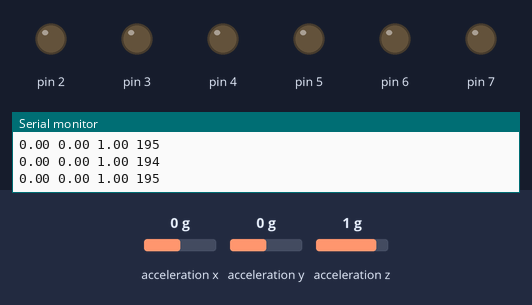
Bench run of a sketch on a simulated Arduino Uno, built with avr-gcc and run on an emulated ATmega328P. On the bench: output pins drawn as LEDs (lit = HIGH), the last lines printed to the serial monitor. Wiring (inferred from the names in the program): MMA8452 accelerometer at I2C address 0x1D. Inputs (shaded band) come from the test bench; at power-on: acceleration z 1 g, acceleration x 0 g, acceleration y 0 g.

Above: at 1.6 s.
1.7 s: acceleration z set to 0.6 g
At 2.9 s:
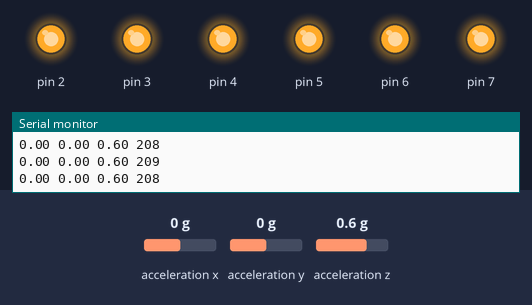
3.2 s: acceleration x set to -1.4 g
At 3.6 s:
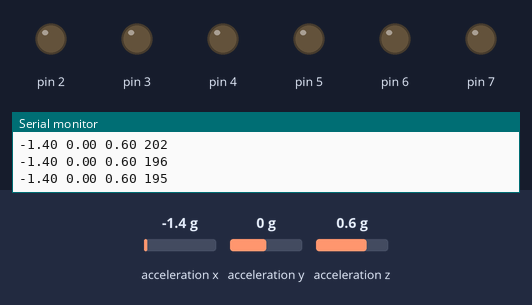
Timing chart, 0 to 6.2 s (numbered marks = the images above; inputs shaded):
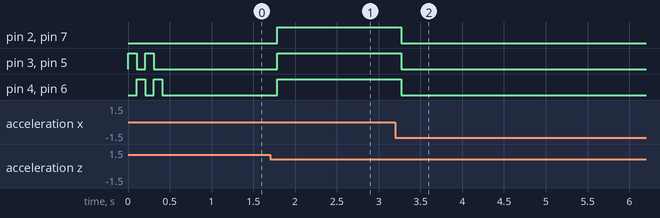

The sketch:

JugglingBall.ino
```cpp
#include "AverageVector.h"
#include "RGBLed.h"
#include "MMA8452Accelerometer.h"
#include "EEPROMControler.h"
#include <EEPROM.h>

#define PRINT_COLOR_INFO 0
#define PRINT_ALL_VALUES 1
#define AVERAGE_FORCE_TIME 50
#define AVERAGE_PRINT_TIME 100

RGBLed led1(2, 3, 4);
RGBLed led2(7, 6, 5);
MMA8452Accelerometer *accelerometer;

int availableMemory()
{
  int size = 2048; // Use 2048 with ATmega328
  byte *buf;

  while ((buf = (byte *) malloc(--size)) == NULL);
  free(buf);

  return size;
}

void setup()
{
    Serial.begin(115200);

    led1.setup();
    led2.setup();

    accelerometer = new MMA8452Accelerometer(MMA8452AddressD, MMA8452ScaleRange8g, MMA8452DataRate800Hz);

    if (accelerometer && accelerometer->init()) {
        Serial.println("MMA8452A found");
        led1.setColor(0, 1, 0);
        led2.setColor(0, 0, 1);
        delay(100);
        led1.setColor(0, 0, 1);
        led2.setColor(0, 1, 0);
        delay(100);
        led1.setColor(0, 1, 0);
        led2.setColor(0, 0, 1);
        delay(100);
        led1.setColor(0, 0, 1);
        led2.setColor(0, 1, 0);
        delay(100);

        led1.setColor(0, 0, 0);
        led2.setColor(0, 0, 0);

    } else {
        Serial.println("no accelerometer found");
        led1.setColor(1, 0, 0);
        led2.setColor(1, 0, 0);
        while (1);
    }
}

void printAccel(float *accelG)
{
    for (int i=0; i<3; i++) {
        Serial.print(accelG[i]);
        Serial.print("\t\t");
    }
    Serial.println();
}

typedef enum {
    LEDStateOff,
    LEDStateWillOn,
    LEDStateOn,
    LEDStateWillOff,
} LEDState;

AverageVector averageVector(AVERAGE_FORCE_TIME);
AverageVector printAverageVector(AVERAGE_PRINT_TIME);
AverageVector throwingAverageVector(-1);
unsigned long int catchTime = 0;

LEDState ledState = LEDStateOff;

void loop()
{
    short accelCount[3] = { 0, 0, 0 };  // Stores the 12-bit signed value
    float accelG[3] = { 0, 0, 0 };  // Stores the real accel value in g's
    unsigned long currentTime = millis();

    if (accelerometer) {
        accelerometer->readRawData(accelCount);  // Read the x/y/z adc values
        accelerometer->convertRawDataIntoAccelData(accelCount, accelG);
    }

    averageVector.addCurrentValue(accelG);
    if ((ledState == LEDStateOff) && (currentTime - catchTime > 50)) {
        throwingAverageVector.addCurrentValue(accelG);
    }
    if (averageVector.isTimeOut(currentTime)) {
        if (ledState == LEDStateOff && ((averageVector.previousAverageVectorNorm() - averageVector.averageVectorNorm() > 3 && averageVector.averageVectorNorm() < 0.75) || (averageVector.previousAverageVectorNorm() < 0.75 && averageVector.averageVectorNorm() < 0.75))) {
            ledState = LEDStateOn;
            if (throwingAverageVector.averageVectorNorm() > 2.0) {
                led1.setColor(1, 0, 0);
                led2.setColor(1, 0, 0);
            } else {
                led1.setColor(1, 1, 1);
                led2.setColor(1, 1, 1);
            }
            if (PRINT_COLOR_INFO) {
                Serial.print(currentTime - catchTime);
                Serial.print(" ");
                Serial.print(throwingAverageVector.valueCount());
                Serial.print(" ");
                Serial.println(throwingAverageVector.averageVectorNorm());
            }
        } else if (ledState == LEDStateOn && (averageVector.averageVectorNorm() > 0.8)) {
            led1.setColor(0, 0, 0);
            led2.setColor(0, 0, 0);
            ledState = LEDStateOff;
            throwingAverageVector.resetAverageVector(-1);
            catchTime = currentTime;
        }
        averageVector.resetAverageVector(currentTime);
    }
    if (PRINT_ALL_VALUES) {
        printAverageVector.addCurrentValue(accelG);
        if (printAverageVector.isTimeOut(currentTime)) {
            Serial.print(printAverageVector.averageValueAtDimension(0));
            Serial.print(" ");
            Serial.print(printAverageVector.averageValueAtDimension(1));
            Serial.print(" ");
            Serial.print(printAverageVector.averageValueAtDimension(2));
            Serial.print(" ");
            Serial.println(printAverageVector.valueCount());
            printAverageVector.resetAverageVector(currentTime);
        }
    }
}
```

Accelerometer.cpp
```cpp
#include "Accelerometer.h"

void Accelerometer::readAccelData(float *vector)
{
    short rawData[3];

    this->readRawData(rawData);
    this->convertRawDataIntoAccelData(rawData, vector);
}
```

Accelerometer.h
```cpp
#ifndef Accelerometer_h
#define Accelerometer_h

class Accelerometer
{
public:
    virtual unsigned char init() = 0;
    virtual void readRawData(short *rawVector) = 0;
    virtual void convertRawDataIntoAccelData(short *rawVector, float *vector) = 0;
    virtual void readAccelData(float *vector);
};

#endif //Accelerometer_h
```

AverageVector.cpp
```cpp
#include "AverageVector.h"
#include <Arduino.h>

AverageVector::AverageVector(unsigned long int maxTime)
{
    _maxTime = maxTime;
    _vector[0] = 0;
    _vector[1] = 0;
    _vector[2] = 0;
    _lastTime = 0;
    _count = 0;
}

void AverageVector::addCurrentValue(float *value)
{
    _vector[0] += value[0];
    _vector[1] += value[1];
    _vector[2] += value[2];
    _count++;
}

char AverageVector::isTimeOut(unsigned long int currentTime)
{
    return currentTime - _lastTime > _maxTime;
}

float AverageVector::averageVectorNorm(void)
{
    return sqrt((_vector[0] * _vector[0] / (float)(_count * _count)) + (_vector[1] * _vector[1] / (float)(_count * _count)) + (_vector[2] * _vector[2] / (float)(_count * _count)));
}

float AverageVector::previousAverageVectorNorm(void)
{
    return sqrt((_previousVector[0] * _previousVector[0] / (float)(_previousCount * _previousCount)) + (_previousVector[1] * _previousVector[1] / (float)(_previousCount * _previousCount)) + (_previousVector[2] * _previousVector[2] / (float)(_previousCount * _previousCount)));
}

float AverageVector::averageValueAtDimension(int index)
{
    return _vector[index] / _count;
}

void AverageVector::resetAverageVector(unsigned long int currentTime)
{
    _previousVector[0] = _vector[0];
    _previousVector[1] = _vector[1];
    _previousVector[2] = _vector[2];
    _previousCount = _count;
    _vector[0] = 0;
    _vector[1] = 0;
    _vector[2] = 0;
    _count = 0;
    _lastTime = currentTime;
}

unsigned long int AverageVector::valueCount(void)
{
    return _count;
}
```

AverageVector.h
```cpp
class AverageVector
{
    float _previousVector[3];
    unsigned long int _previousCount;
    float _vector[3];
    unsigned long int _lastTime;
    unsigned long int _count;
    unsigned long int _maxTime;

public:
    AverageVector(unsigned long int maxTime);

    void addCurrentValue(float *value);
    float averageValueAtDimension(int index);
    float averageVectorNorm(void);
    float previousAverageVectorNorm(void);
    unsigned long int valueCount(void);
    void resetAverageVector(unsigned long int currentTime);
    char isTimeOut(unsigned long int currentTime);
};
```

EEPROMControler.cpp
```cpp
#include "EEPROMControler.h"
#include <Arduino.h>
#include <avr/eeprom.h>

#define BUFFER_SIZE 1024
#define BUFFER_OFFSET 1


EEPROMControler::EEPROMControler(void)
{
    _buffer = NULL;
    _usedBufferSize = 0;
}

void EEPROMControler::_readToEeprom(void)
{
    unsigned short ii;

    for (ii = 0; ii < BUFFER_SIZE; ii++) {
    	_buffer[ii] = eeprom_read_byte((unsigned char *) ii);
    }
}

void EEPROMControler::_writeToEeprom(void)
{
    unsigned short ii;

    // first write 1 to show it's dirty
    _buffer[0] = 1;
    for (ii = 0; ii < _usedBufferSize; ii++) {
    	eeprom_write_byte((unsigned char *) ii, _buffer[ii]);
    }
    // then write 0 to show that we are finished
    eeprom_write_byte(0, 0);
}

unsigned char EEPROMControler::init(void)
{
    _buffer = (unsigned char *)malloc(BUFFER_SIZE);
    this->_readToEeprom();

    return _buffer[0];
}

void EEPROMControler::flush(void)
{
    this->_writeToEeprom();
}

void EEPROMControler::writeUChar(unsigned short address, unsigned char value)
{
    this->writeBuffer(address, sizeof(value), &value);
}

void EEPROMControler::writeChar(unsigned short address, char value)
{
    this->writeBuffer(address, sizeof(value), &value);
}

void EEPROMControler::writeUShort(unsigned short address, unsigned short value)
{
    this->writeBuffer(address, sizeof(value), &value);
}

void EEPROMControler::writeShort(unsigned short address, short value)
{
    this->writeBuffer(address, sizeof(value), &value);
}

void EEPROMControler::writeULong(unsigned short address, unsigned long value)
{
    this->writeBuffer(address, sizeof(value), &value);
}

void EEPROMControler::writeLong(unsigned short address, long value)
{
    this->writeBuffer(address, sizeof(value), &value);
}

void EEPROMControler::writeFloat(unsigned short address, float value)
{
    this->writeBuffer(address, sizeof(value), &value);
}

void EEPROMControler::writeBuffer(unsigned short address, unsigned short length, void *buffer)
{
    memcpy(_buffer + address + BUFFER_OFFSET, buffer, length);
}

unsigned char EEPROMControler::readUChar(unsigned short address)
{
    unsigned char value;

    this->readBuffer(address, sizeof(value), &value);
    return value;
}

char EEPROMControler::readChar(unsigned short address)
{
    char value;

    this->readBuffer(address, sizeof(value), &value);
    return value;
}

unsigned short EEPROMControler::readUShort(unsigned short address)
{
    unsigned short value;

    this->readBuffer(address, sizeof(value), &value);
    return value;
}

short EEPROMControler::readShort(unsigned short address)
{
    short value;

    this->readBuffer(address, sizeof(value), &value);
    return value;
}

unsigned long EEPROMControler::readULong(unsigned short address)
{
    unsigned long value;

    this->readBuffer(address, sizeof(value), &value);
    return value;
}

long EEPROMControler::readLong(unsigned short address)
{
    long value;

    this->readBuffer(address, sizeof(value), &value);
    return value;
}

float EEPROMControler::readFloat(unsigned short address)
{
    float value;

    this->readBuffer(address, sizeof(value), &value);
    return value;
}

void EEPROMControler::readBuffer(unsigned short address, unsigned short length, void *buffer)
{
    memcpy(buffer, _buffer + address + BUFFER_OFFSET, length);
}
```

EEPROMControler.h
```cpp
class EEPROMControler
{
    unsigned char *_buffer;
    unsigned short _usedBufferSize;

    void _readToEeprom(void);
    void _writeToEeprom(void);

public:
    EEPROMControler();
    unsigned char init(void);

    void flush(void);
    void writeUChar(unsigned short address, unsigned char value);
    void writeChar(unsigned short address, char value);
    void writeUShort(unsigned short address, unsigned short value);
    void writeShort(unsigned short address, short value);
    void writeULong(unsigned short address, unsigned long value);
    void writeLong(unsigned short address, long value);
    void writeFloat(unsigned short address, float value);
    void writeBuffer(unsigned short address, unsigned short length, void *buffer);

    unsigned char readUChar(unsigned short address);
    char readChar(unsigned short address);
    unsigned short readUShort(unsigned short address);
    short readShort(unsigned short address);
    unsigned long readULong(unsigned short address);
    long readLong(unsigned short address);
    float readFloat(unsigned short address);
    void readBuffer(unsigned short address, unsigned short length, void *buffer);
};
```

LIS331Accelerometer.h
```cpp
#include "Accelerometer.h"

typedef enum {
    LIS331FirstAddress = 0x18,
    LIS331SecondAddress = 0x19
} LIS331Address;

typedef enum {
    LIS331ScaleRange2g = 2,
    LIS331ScaleRange4g = 4,
    LIS331ScaleRange8g = 8,
} LIS331ScaleRange;

typedef enum {
    LIS331DataRate800Hz = 0,
    LIS331DataRate400Hz = 1,
    LIS331DataRate200Hz = 2,
    LIS331DataRate100Hz = 3,
    LIS331DataRate50Hz = 4,
    LIS331DataRate12Hz = 5,
    LIS331DataRate6Hz = 6,
    LIS331DataRate1Hz = 7,
} LIS331DataRate;

class LIS331Accelerometer : public Accelerometer
{
    LIS331Address _address;
    LIS331ScaleRange _fullScaleRange;
    LIS331DataRate _dataRate;

    void setStandbyMode(void);
    void setActiveMode(void);
    void readRegisters(unsigned char address, int i, unsigned char * dest);
    unsigned char readRegister(unsigned char address);
    void writeRegister(unsigned char address, unsigned char data);

public:
    LIS331Accelerometer(LIS331Address address, LIS331ScaleRange fullScaleRange, LIS331DataRate dataRate);
    unsigned char init();
    void readRawData(short *rawVector);
    void convertRawDataIntoAccelData(short *rawVector, float *vector);
};
```

MMA8452Accelerometer.h
```cpp
#include "Accelerometer.h"

typedef enum {
    MMA8452AddressD = 0x1D,
    MMA8452AddressC = 0x1C
} MMA8452Address;

typedef enum {
    MMA8452ScaleRange2g = 2,
    MMA8452ScaleRange4g = 4,
    MMA8452ScaleRange8g = 8,
} MMA8452ScaleRange;

typedef enum {
    MMA8452DataRate800Hz = 0,
    MMA8452DataRate400Hz = 1,
    MMA8452DataRate200Hz = 2,
    MMA8452DataRate100Hz = 3,
    MMA8452DataRate50Hz = 4,
    MMA8452DataRate12Hz = 5,
    MMA8452DataRate6Hz = 6,
    MMA8452DataRate1Hz = 7,
} MMA8452DataRate;

class MMA8452Accelerometer : public Accelerometer
{
    MMA8452Address _address;
    MMA8452ScaleRange _fullScaleRange;
    MMA8452DataRate _dataRate;

    void setStandbyMode(void);
    void setActiveMode(void);
    void readRegisters(unsigned char address, int i, unsigned char * dest);
    unsigned char readRegister(unsigned char address);
    void writeRegister(unsigned char address, unsigned char data);

public:
    MMA8452Accelerometer(MMA8452Address address, MMA8452ScaleRange fullScaleRange, MMA8452DataRate dataRate);
    unsigned char init();
    void readRawData(short *rawVector);
    void convertRawDataIntoAccelData(short *rawVector, float *vector);
};
```

RGBLed.cpp
```cpp
#include "RGBLed.h"
#include <Arduino.h>

RGBLed::RGBLed(unsigned int redPin, unsigned int greenPin, unsigned int bluePin)
{
    _ledPins[0] = redPin;
    _ledPins[1] = greenPin;
    _ledPins[2] = bluePin;
    _ledValues[0] = 0;
    _ledValues[1] = 0;
    _ledValues[2] = 0;
    _ledStateHistory[0] = 0;
    _ledStateHistory[1] = 0;
    _ledStateHistory[2] = 0;
}

void RGBLed::setup(void)
{
    pinMode(_ledPins[0], OUTPUT);
    pinMode(_ledPins[1], OUTPUT);
    pinMode(_ledPins[2], OUTPUT);
}

void RGBLed::setColor(float red, float green, float blue)
{
    _colors[0] = red;
    _colors[1] = green;
    _colors[2] = blue;

    /* Now we'll calculate the accleration value into actual g's */
    for (int i=0; i<3; i++) {
        float value;
        char newState;

        value = _colors[i];
        if (value < 0) {
            value = 0;
        } else if (value > 1) {
            value = 1;
        }
        value = value * RGBLedStateNumber;
        if ((int)(value + 0.5) >= (int)(value + 1.0)) {
            value = (int)(value + 1);
        } else {
            value = (int)(value);
        }

        if (value < 0) value = 0;
        if (value > RGBLedStateNumber) value = RGBLedStateNumber;

        if (value > _ledValues[i]) {
            newState = 1;
        } else if (value < _ledValues[i]) {
            newState = 0;
        } else {
            newState = (_ledStateHistory[i] >= (1 << (RGBLedStateNumber - 1)))?1:0;
        }
        if (_ledStateHistory[i] >= (1 << (RGBLedStateNumber - 1))) {
            _ledValues[i]--;
        }
        _ledValues[i] += newState;
        _ledStateHistory[i] = ((_ledStateHistory[i] << 1) + newState) & RGBLedMaxValue;
        digitalWrite(_ledPins[i], newState?255:0);
    }
}

float *RGBLed::color(void)
{
    return _colors;
}
```

RGBLed.h
```cpp
#define RGBLedStateNumber 8
#define RGBLedMaxValue ((1 << RGBLedStateNumber) - 1)

class RGBLed
{
    int _ledPins[3];
    unsigned int _ledValues[3];
    unsigned int _ledStateHistory[3];
    float _colors[3];

public:
    RGBLed(unsigned int redPin, unsigned int greenPin, unsigned int bluePin);
    void setup(void);
    void setColor(float red, float green, float blue);
    float *color(void);
};
```

defs.h
```cpp
/*! \file avrlibdefs.h \brief AVRlib global defines and macros. */
//*****************************************************************************
//
// File Name	: 'avrlibdefs.h'
// Title		: AVRlib global defines and macros include file
// Author		: Pascal Stang
// Created		: 7/12/2001
// Revised		: 9/30/2002
// Version		: 1.1
// Target MCU	: Atmel AVR series
// Editor Tabs	: 4
//
//	Description : This include file is designed to contain items useful to all
//					code files and projects, regardless of specific implementation.
//
// This code is distributed under the GNU Public License
//		which can be found at http://www.gnu.org/licenses/gpl.txt
//
//*****************************************************************************


#ifndef AVRLIBDEFS_H
#define AVRLIBDEFS_H

//#define F_CPU 4000000
#define MEM_TYPE 1

// Code compatibility to new AVR-libc
// outb(), inb(), inw(), outw(), BV(), sbi(), cbi(), sei(), cli()
#ifndef outb
	#define	outb(addr, data)	addr = (data)
#endif
#ifndef inb
	#define	inb(addr)			(addr)
#endif
#ifndef outw
	#define	outw(addr, data)	addr = (data)
#endif
#ifndef inw
	#define	inw(addr)			(addr)
#endif
#ifndef BV
	#define BV(bit)			(1<<(bit))
#endif
//#ifndef cbi
//	#define cbi(reg,bit)	reg &= ~(BV(bit))
//#endif
//#ifndef sbi
//	#define sbi(reg,bit)	reg |= (BV(bit))
//#endif
#ifndef cli
	#define cli()			__asm__ __volatile__ ("cli" ::)
#endif
#ifndef sei
	#define sei()			__asm__ __volatile__ ("sei" ::)
#endif

// support for individual port pin naming in the mega128
// see port128.h for details
#ifdef __AVR_ATmega128__
// not currently necessary due to inclusion
// of these defines in newest AVR-GCC
// do a quick test to see if include is needed
#ifndef PD0
	//#include "port128.h"
#endif
#endif

// use this for packed structures
// (this is seldom necessary on an 8-bit architecture like AVR,
//  but can assist in code portability to AVR)
#define GNUC_PACKED __attribute__((packed))

// port address helpers
#define DDR(x) ((x)-1)    // address of data direction register of port x
#define PIN(x) ((x)-2)    // address of input register of port x

// MIN/MAX/ABS macros
#define MIN(a,b)			((a<b)?(a):(b))
#define MAX(a,b)			((a>b)?(a):(b))
#define ABS(x)				((x>0)?(x):(-x))

// constants
#define PI		3.14159265359

#endif
```

Source omitted: LIS331Accelerometer.cpp (7374 bytes), MMA8452Accelerometer.cpp (7394 bytes), i2c.cpp (3153 bytes), i2c.h (1766 bytes)

Measured:
- the behaviour switches between 0.8 and 0.7 g on acceleration z (found by bisection; images 0 and 1)
- after the input at 1.7 s, pin 2–7: LOW → HIGH after 0.09 s
- after the input at 3.2 s, pin 2–7: HIGH → LOW after 0.07 s
